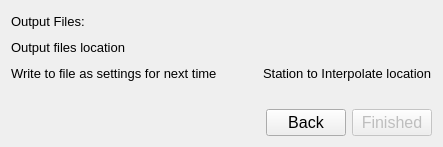
          <widget class="QWidget" name="calculationsPage">
           <layout class="QVBoxLayout" name="verticalLayout_7">
            <item>
             <layout class="QHBoxLayout" name="horizontalLayout_24">
              <item>
               <widget class="QLabel" name="outputFilesLabel">
                <property name="font">
                 <font>
                  <pointsize>10</pointsize>
                 </font>
                </property>
                <property name="text">
                 <string>Output Files:</string>
                </property>
               </widget>
              </item>
              <item>
               <spacer name="horizontalSpacer_28">
                <property name="orientation">
                 <enum>Qt::Horizontal</enum>
                </property>
                <property name="sizeHint" stdset="0">
                 <size>
                  <width>40</width>
                  <height>20</height>
                 </size>
                </property>
               </spacer>
              </item>
             </layout>
            </item>
            <item>
             <layout class="QHBoxLayout" name="horizontalLayout_21">
              <item>
               <widget class="QLabel" name="outputLocationLabel">
                <property name="font">
                 <font>
                  <pointsize>10</pointsize>
                 </font>
                </property>
                <property name="text">
                 <string>Output files location</string>
                </property>
               </widget>
              </item>
              <item>
               <spacer name="horizontalSpacer_31">
                <property name="orientation">
                 <enum>Qt::Horizontal</enum>
                </property>
                <property name="sizeHint" stdset="0">
                 <size>
                  <width>40</width>
                  <height>20</height>
                 </size>
                </property>
               </spacer>
              </item>
             </layout>
            </item>
            <item>
             <layout class="QHBoxLayout" name="horizontalLayout_20">
              <item>
               <widget class="QLabel" name="label_21">
                <property name="font">
                 <font>
                  <pointsize>10</pointsize>
                 </font>
                </property>
                <property name="text">
                 <string>Write to file as settings for next time</string>
                </property>
               </widget>
              </item>
              <item>
               <spacer name="horizontalSpacer_27">
                <property name="orientation">
                 <enum>Qt::Horizontal</enum>
                </property>
                <property name="sizeHint" stdset="0">
                 <size>
                  <width>40</width>
                  <height>20</height>
                 </size>
                </property>
               </spacer>
              </item>
              <item>
               <widget class="QLabel" name="label_20">
                <property name="font">
                 <font>
                  <pointsize>10</pointsize>
                 </font>
                </property>
                <property name="text">
                 <string>Station to Interpolate location</string>
                </property>
               </widget>
              </item>
             </layout>
            </item>
            <item>
             <layout class="QHBoxLayout" name="horizontalLayout_23">
              <item>
               <spacer name="horizontalSpacer_30">
                <property name="orientation">
                 <enum>Qt::Horizontal</enum>
                </property>
                <property name="sizeType">
                 <enum>QSizePolicy::Preferred</enum>
                </property>
                <property name="sizeHint" stdset="0">
                 <size>
                  <width>200</width>
                  <height>20</height>
                 </size>
                </property>
               </spacer>
              </item>
             </layout>
            </item>
            <item>
             <layout class="QHBoxLayout" name="horizontalLayout_22">
              <item>
               <spacer name="horizontalSpacer_29">
                <property name="orientation">
                 <enum>Qt::Horizontal</enum>
                </property>
                <property name="sizeHint" stdset="0">
                 <size>
                  <width>40</width>
                  <height>20</height>
                 </size>
                </property>
               </spacer>
              </item>
              <item>
               <widget class="QPushButton" name="backToSettingsButton">
                <property name="enabled">
                 <bool>true</bool>
                </property>
                <property name="font">
                 <font>
                  <pointsize>12</pointsize>
                 </font>
                </property>
                <property name="text">
                 <string>Back</string>
                </property>
               </widget>
              </item>
              <item>
               <widget class="QPushButton" name="finishedButton">
                <property name="enabled">
                 <bool>false</bool>
                </property>
                <property name="font">
                 <font>
                  <pointsize>12</pointsize>
                 </font>
                </property>
                <property name="text">
                 <string>Finished</string>
                </property>
               </widget>
              </item>
             </layout>
            </item>
           </layout>
          </widget>
